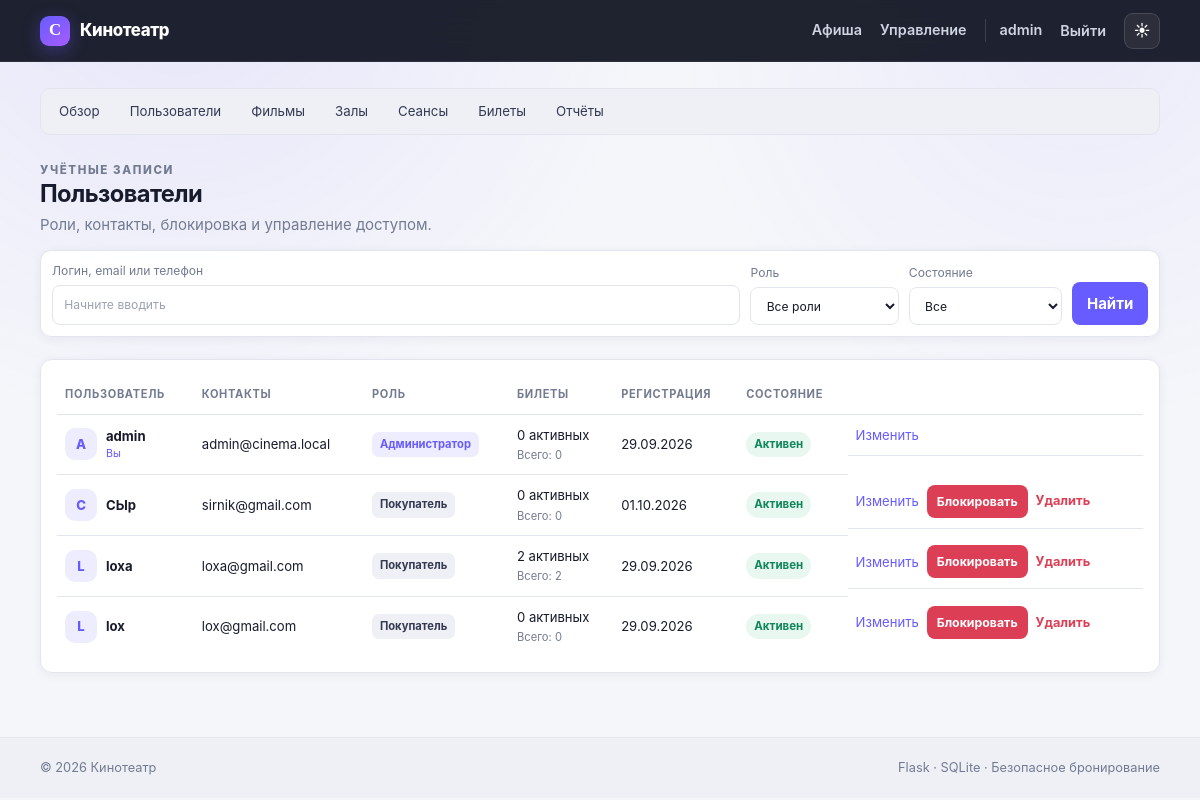
Page /admin/users (signed in) on the committed database.
### tables this page shows
CREATE TABLE users (
    id INTEGER PRIMARY KEY AUTOINCREMENT,
    username TEXT NOT NULL UNIQUE COLLATE NOCASE,
    password_hash TEXT NOT NULL,
    email TEXT NOT NULL UNIQUE COLLATE NOCASE,
    phone TEXT,
    role TEXT NOT NULL DEFAULT 'customer' CHECK(role IN ('admin', 'customer')),
    is_active INTEGER NOT NULL DEFAULT 1 CHECK(is_active IN (0, 1)),
    created_at TEXT NOT NULL DEFAULT CURRENT_TIMESTAMP
);

### routes/admin.py (the view)
@bp.route("/users")
@admin_required
def users():
    search = request.args.get("q", "").strip()
    role = request.args.get("role", "all")
    state = request.args.get("state", "all")
    conditions = []
    params = []
    if search:
        pattern = f"%{search}%"
        conditions.append("(u.username LIKE ? OR u.email LIKE ? OR u.phone LIKE ?)")
        params.extend((pattern, pattern, pattern))
    if role in {"admin", "customer"}:
        conditions.append("u.role=?")
        params.append(role)
    if state == "active":
        conditions.append("u.is_active=1")
    elif state == "blocked":
        conditions.append("u.is_active=0")
    where = " AND ".join(conditions) or "1=1"
    rows = get_db().execute(
        f"""SELECT u.*,
            SUM(CASE WHEN t.status!='cancelled' THEN 1 ELSE 0 END) active_tickets,
            COUNT(t.id) all_tickets
            FROM users u LEFT JOIN tickets t ON t.user_id=u.id
            WHERE {where} GROUP BY u.id
            ORDER BY CASE WHEN u.role='admin' THEN 0 ELSE 1 END,u.created_at DESC""",
        params,
    ).fetchall()
    return render_template(
        "admin/users.html", users=rows, search=search, role=role, state=state
    )

### database.py (called while the page is built)
def get_db():
    if "db" not in g:
        g.db = sqlite3.connect(
            current_app.config["DATABASE"],
            detect_types=sqlite3.PARSE_DECLTYPES,
            timeout=10,
        )
        g.db.row_factory = sqlite3.Row
        g.db.execute("PRAGMA foreign_keys = ON")
        g.db.execute("PRAGMA busy_timeout = 10000")
    return g.db

### utils.py (called while the page is built)
def admin_required(view):
    @wraps(view)
    def wrapped(**kwargs):
        if g.user is None:
            return redirect(url_for("auth.login"))
        if g.user["role"] != "admin":
            abort(403)
        return view(**kwargs)
    return wrapped

### templates/admin/users.html
{% extends 'base.html' %}{% block title %}Пользователи{% endblock %}{% block content %}{% include 'admin/_nav.html' %}<div class="page-head"><div><p class="eyebrow">УЧЁТНЫЕ ЗАПИСИ</p><h1>Пользователи</h1><p>Роли, контакты, блокировка и управление доступом.</p></div></div><form class="filter"><label class="search-field">Логин, email или телефон<input type="search" name="q" value="{{ search }}" placeholder="Начните вводить"></label><label>Роль<select name="role"><option value="all">Все роли</option><option value="customer" {% if role=='customer' %}selected{% endif %}>Покупатели</option><option value="admin" {% if role=='admin' %}selected{% endif %}>Администраторы</option></select></label><label>Состояние<select name="state"><option value="all">Все</option><option value="active" {% if state=='active' %}selected{% endif %}>Активные</option><option value="blocked" {% if state=='blocked' %}selected{% endif %}>Заблокированные</option></select></label><button>Найти</button>{% if search or role!='all' or state!='all' %}<a class="button secondary" href="{{ url_for('admin.users') }}">Сбросить</a>{% endif %}</form><div class="panel table-wrap"><table><thead><tr><th>Пользователь</th><th>Контакты</th><th>Роль</th><th>Билеты</th><th>Регистрация</th><th>Состояние</th><th></th></tr></thead><tbody>{% for u in users %}<tr class="{% if not u['is_active'] %}row-muted{% endif %}"><td><div class="user-cell"><span class="avatar">{{ u['username'][0]|upper }}</span><div><b>{{ u['username'] }}</b>{% if u['id']==g.user['id'] %}<small>Вы</small>{% endif %}</div></div></td><td>{{ u['email'] }}{% if u['phone'] %}<small class="cell-sub">{{ u['phone'] }}</small>{% endif %}</td><td><span class="role-badge {{ u['role'] }}">{{ 'Администратор' if u['role']=='admin' else 'Покупатель' }}</span></td><td>{{ u['active_tickets'] or 0 }} активных<small class="cell-sub">Всего: {{ u['all_tickets'] }}</small></td><td>{{ format_dt(u['created_at'],'%d.%m.%Y') }}</td><td><span class="status {{ 'paid' if u['is_active'] else 'cancelled' }}">{{ 'Активен' if u['is_active'] else 'Заблокирован' }}</span></td><td class="actions"><a href="{{ url_for('admin.user_edit',user_id=u['id']) }}">Изменить</a>{% if u['id']!=g.user['id'] %}<form method="post" action="{{ url_for('admin.user_toggle',user_id=u['id']) }}"><input type="hidden" name="csrf_token" value="{{ csrf_token }}"><button class="small {{ 'danger' if u['is_active'] else '' }}">{{ 'Блокировать' if u['is_active'] else 'Разблокировать' }}</button></form><form method="post" action="{{ url_for('admin.user_delete',user_id=u['id']) }}" onsubmit="return confirm('Удалить пользователя? Это возможно только без истории билетов.')"><input type="hidden" name="csrf_token" value="{{ csrf_token }}"><button class="text-danger">Удалить</button></form>{% endif %}</td></tr>{% else %}<tr><td colspan="7">Пользователи не найдены.</td></tr>{% endfor %}</tbody></table></div>{% endblock %}

### templates/base.html (shortened to what this page needs)
<!doctype html>
<html lang="ru" data-theme="light" data-accent="violet">
<head>
  <link rel="stylesheet" href="{{ url_for('static', filename='style.css') }}">
</head>
<body>
<header class="topbar">
  <div class="container nav">
    <a class="brand" href="{{ url_for('main.index') }}"><span class="brand-mark">C</span><span>Кинотеатр</span></a>
    <nav id="main-nav">
      <a href="{{ url_for('main.index') }}">Афиша</a>
      {% if g.user %}
        {% if g.user['role']=='admin' %}<a href="{{ url_for('admin.dashboard') }}">Управление</a>{% else %}<a href="{{ url_for('booking.profile') }}">Мои билеты</a>{% endif %}
        <a class="user" href="{{ url_for('booking.profile') }}" title="Профиль и настройки">{{ g.user['username'] }}</a>
        <form class="inline" method="post" action="{{ url_for('auth.logout') }}"><input type="hidden" name="csrf_token" value="{{ csrf_token }}"><button class="link-button">Выйти</button></form>
      {% else %}
        <a href="{{ url_for('auth.login') }}">Вход</a><a class="nav-accent" href="{{ url_for('auth.register') }}">Регистрация</a>
      {% endif %}
      <div class="theme-wrap">
        <button class="theme-button" id="theme-button" type="button" aria-label="Настроить тему" aria-expanded="false"><span id="theme-icon">◐</span></button>
      </div>
    </nav>
  </div>
</header>
<main class="container">
  {% block content %}{% endblock %}
</main>
<footer><div class="container footer-content"><span>© 2026 Кинотеатр</span><span>Flask · SQLite · Безопасное бронирование</span></div></footer>
</body>
</html>

### rows in the picture
users: user.username "admin", username "A", username "admin", shows "Вы", email "admin@cinema.local", role "Администратор", u "0", all_tickets "0", created_at "29.09.2026", is_active "Активен"
users: username "С", username "СЫр", email "sirnik@gmail.com", role "Покупатель", u "0", all_tickets "0", created_at "01.10.2026", is_active "Активен", is_active "Блокировать"
users: username "L", username "loxa", email "loxa@gmail.com", role "Покупатель", u "2", all_tickets "2", created_at "29.09.2026", is_active "Активен", is_active "Блокировать"
users: username "L", username "lox", email "lox@gmail.com", role "Покупатель", u "0", all_tickets "0", created_at "29.09.2026", is_active "Активен", is_active "Блокировать"
